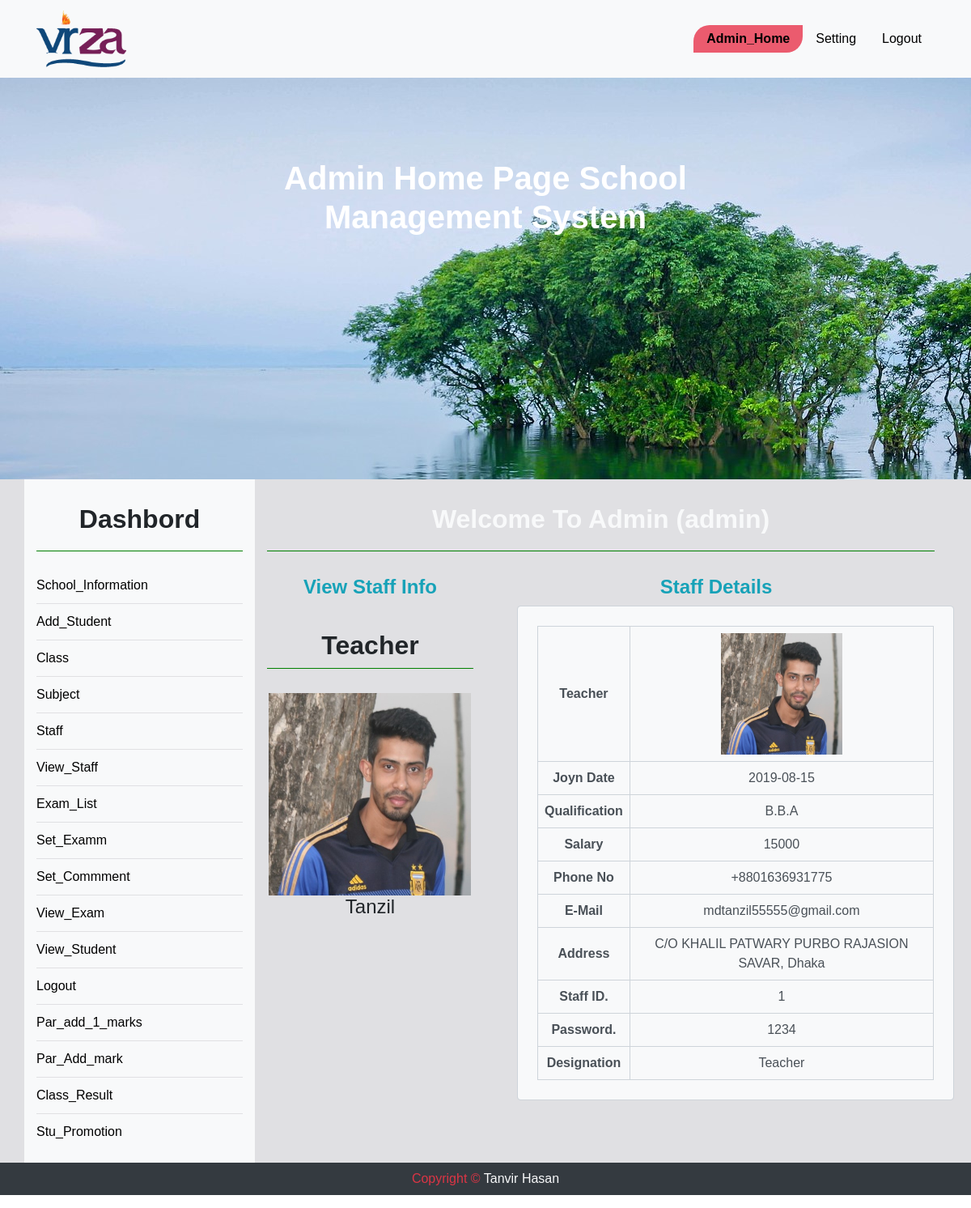
The app's page /staff_view.php?id=1 (signed in), older data.
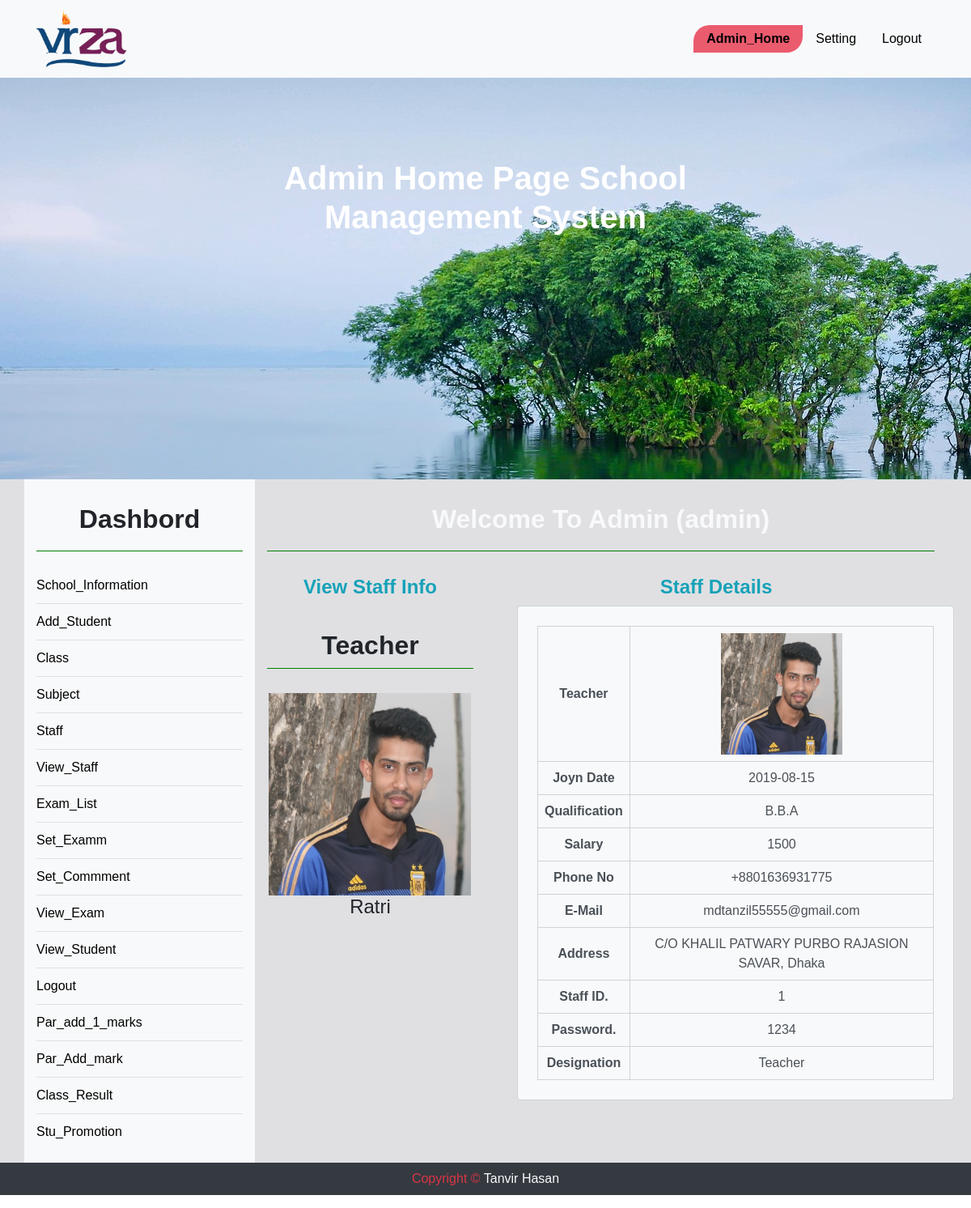
The same page, newer data.
### tables this page shows
CREATE TABLE `staff` (
  `TID` int(11) NOT NULL,
  `TNAME` varchar(150) NOT NULL,
  `TCLASS` varchar(100) NOT NULL,
  `TSEC` varchar(100) NOT NULL,
  `DGN` varchar(100) NOT NULL,
  `TPASS` varchar(150) NOT NULL,
  `QUAL` varchar(500) NOT NULL,
  `SAL` varchar(13) NOT NULL,
  `DATE` varchar(13) NOT NULL,
  `PNO` varchar(150) NOT NULL,
  `MAIL` varchar(150) NOT NULL,
  `PADDR` text NOT NULL,
  `IMG` varchar(150) NOT NULL
);

### staff_view.php (the view, shortened to what this page needs)
<?php
	include "database.php";
	$sql="SELECT * FROM staff WHERE TID={$_GET["id"]}";
	$res=$db->query($sql);
	if($res->num_rows>0){
		$row=$res->fetch_assoc();
	}
 ?>
<?php include "admin_header.php"; ?>
<div class="container_full d_back" style ='margin-top: 0px;'>
	<div class="container text-center">
		<div class="row" id="vir">
	<?php include "sidebar.php"; ?>
			<div class="col-md-9">
				<h2 class="text-light">Welcome To Admin (<?php echo $_SESSION["ANAME"]; ?>) </h2>
				<div class="row">
					<div class="col-4 fix">
						<h4><b class="text-info">View Staff Info</b></h4>
					<h2 class="p-2"><b><?php echo $row["DGN"] ?></b></h2>
								<td class="p-2"><img colspan="2" src="<?php echo $row['IMG'] ?>" height="250" width="250" alt="Upload Pending"></td>
								<h4><?php echo $row["TNAME"] ?></h4>
					</div>
					<div class="col-8 text-center rboxl">
						<h4><b class="text-info text-center border-b ">Staff Details</b></h4>
						<table border="1px" class="bg-light ml-4 m-2 p-4 form-control ">
							<tr>
								<th class="p-2"><b><?php echo $row["DGN"] ?></b></th>
								<td class="p-2"><img colspan="2" src="<?php echo $row['IMG'] ?>" height="150" width="150" alt="Upload Pending"></td>
							</tr>
							<tr >
								<th class="p-2">Joyn Date</th>
								<td class="p-2"><?php echo $row["DATE"] ?></td>
							</tr>
							<tr>
								<th class="p-2">Qualification</th>
								<td class="p-2"><?php echo $row["QUAL"] ?></td>
							</tr>
							<tr>
								<th class="p-2">Salary</th>
								<td class="p-2"><?php echo $row["SAL"] ?></td>
							</tr>
							<tr>
								<th class="p-2">Phone No</th>
								<td class="p-2"><?php echo $row["PNO"] ?></td>
							</tr>
							<tr>
								<th class="p-2">E-Mail</th>
								<td class="p-2"><?php echo $row["MAIL"] ?></td>
							</tr>
							<tr>
								<th class="p-2">Address</th>
								<td class="p-2"><?php echo $row["PADDR"] ?></td>
							</tr>
							<tr>
								<th class="p-2">Staff ID.</th>
								<td class="p-2"><?php echo $row["TID"] ?></td>
							</tr>
							<tr>
								<th class="p-2">Password.</th>
								<td class="p-2"><?php echo $row["TPASS"] ?></td>
							</tr>
							<tr>
								<th class="p-2">Designation</th>
								<td class="p-2"><?php echo $row["DGN"] ?></td>
							</tr>
						</table>
					</div>
				</div>
			</div>
		</div>
	</div>
</div>
<?php include "footer.php"; ?>

### admin_header.php (shortened to what this page needs)
<!DOCTYPE html>
<html>
<head>
	<link rel='stylesheet' href='https://use.fontawesome.com/releases/v5.5.0/css/all.css'>
	<link rel="stylesheet" href="https://cdnjs.cloudflare.com/ajax/libs/font-awesome/4.7.0/css/font-awesome.min.css">
	<link rel="stylesheet" href="https://maxcdn.bootstrapcdn.com/bootstrap/4.0.0/css/bootstrap.min.css"/>
    <link rel="stylesheet" href="css/bootstrap.min.css">
    <link rel="stylesheet" href="css/font-awesome.min.css">
	<link rel="stylesheet" href="style.css">
</head>
<body>
	<div class="container_full navbar bg-light navbar-expand-md sticky-top">
		<div class="container" style="margin:0 auto;" >
			<a href="#" class="navbar-brand">
				<div id="logo_left">
					<img src="img/vir.png" alt="Logo" width="" height="70px">
				</div>
			</a>
			<div class="collapse navbar-collapse justify-content-end" id="myMenuToggler">
				<nav id="scrol_py" class="menu1">
					<ul>
						<li><a href="admin_home.php" class="nav-link active" >Admin_Home</a></li>
						<li><a href="change_pass.php" class="nav-link" >Setting</a></li>
						<li><a href="logout.php" class="nav-link" >Logout</a></li>
					</ul>
				</nav>
			</div>
		</div>
	</div>
<div class="container_full admin_img">
	<div class="container">
		<h1 class="text text-center">Admin Home Page School <br> Management System</h1>
	</div>
</div>

### sidebar.php
<div class="col-md-3 bg-light">
	<h2>Dashbord</h2>
	<ul>
		<li><a href="admin_home.php">School_Information</a></li>
		<li><a href="admin_add_student.php">Add_Student</a></li>
		<li><a href="add_class.php">Class</a></li>
		<li><a href="add_sub.php">Subject</a></li>
		<li><a href="add_staff.php">Staff</a></li>
		<li><a href="view_staff.php">View_Staff</a></li>
		<li><a href="exam_list.php">Exam_List</a></li>
		<li><a href="set_exam.php">Set_Examm</a></li>
		<li><a href="comment.php">Set_Commment</a></li>
		<li><a href="select_view_exam.php">View_Exam</a></li>
		<li><a href="student.php">View_Student</a></li>
		<li><a href="logout.php">Logout</a></li>
		<li><a href="par_add_1_marks.php">Par_add_1_marks</a></li>
		<li><a href="sbg_admin.php">Par_Add_mark</a></li>
		<li><a href="view_class_result.php">Class_Result</a></li>
		<li><a href="student_promotion.php">Stu_Promotion</a></li>
	</ul>
</div>

### footer.php (shortened to what this page needs)
<div class="container_full bg-dark text-center">
	<footer>
		<p class="text-light pt-2 pb-2"> <span class="text-danger"> Copyright &copy;</span> Tanvir Hasan</p>
	</footer>
</div>
</body>
</html>

### style.css (style rules this page uses)
* { margin:0;padding:0; }
body { font-family: 'Source Sans Pro', sans-serif; -webkit-transition: all 0.5s ease; transition: all 0.5s ease; font-family:sans-serif; text-align: center; position: relative; }
a { text-decoration:none; }
.fix { overflow:hidden; }
.container_full { width:100%; }
.container { display:block; }
.menu1 ul { list-style: none; }
.menu1 ul li { float: left; margin:0 auto; text-align: center; position: relative; }
.menu1 ul li a { text-decoration: none; color:black; padding:5px 16px; }
.active, .menu1 ul li a:hover { background-color:#2ed40d; color:#ffff; transition:0.7s; border-radius:20px 0 20px 0; }
#logo_left { float:left; position: relative; }
.admin_img { background-image: url(img/abc.jpg); }
.text { padding-bottom:300px; padding-top:100px; color:#ffff; font-weight: bold; margin:0 auto; }
#vir h2 { font-weight: bold; padding-bottom:20px; margin:30px auto; border-bottom: 1px solid green; }
.d_back { background:#e0e0e3; }
#vir ul { list-style: none; text-align: left; }
#vir ul li { line-height: 150%; border-bottom: 1px solid #e0e0e3; padding-bottom:10px; margin-top: 10px; }
#vir ul li:last-child { border-bottom: none; }
#vir ul li a { text-decoration: none; color:black; }
.active, #vir ul li a:hover { background-color:#eb5b6e; font-weight: bold; padding:14px 100% 13px 7px; color: #ffff; }

Row changes from the older to the newer data that the page shows:
changed staff "Teacher": TNAME "Tanzil" → "Ratri"; SAL "15000" → "1500"
